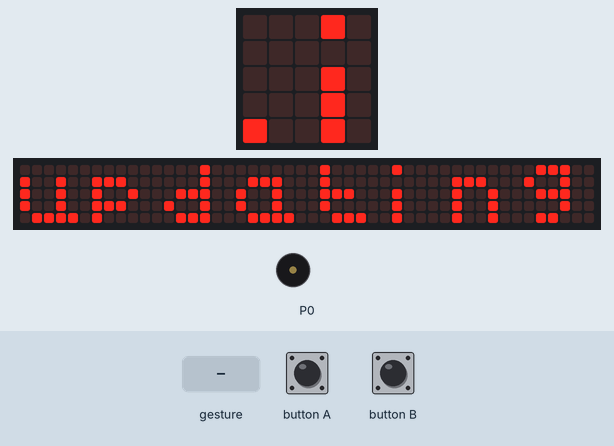
A program run on a simulated BBC micro:bit (MakeCode). On the bench: the board's 5×5 LED display, a strip that is not on the board, showing the scrolling text unrolled, buzzer (waves = sounding). Inputs (shaded band) come from the test bench. A tilt is held for 1.5 s and a shake lasts 1 s, then the board lies face up again; the 48×5 strip is a reading aid, not a part: it shows the text the display is scrolling, unrolled, one strip-width of it at a time.

Above: at 5.0 s.
5.1 s: button A pressed for 0.15 s
At 5.32 s:
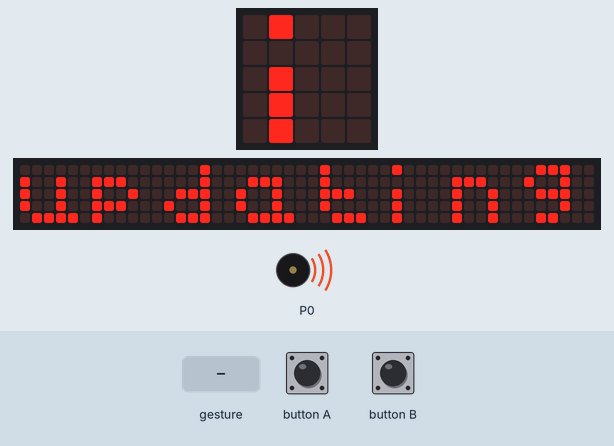
5.8 s: button B pressed for 0.15 s
At 6.07 s:
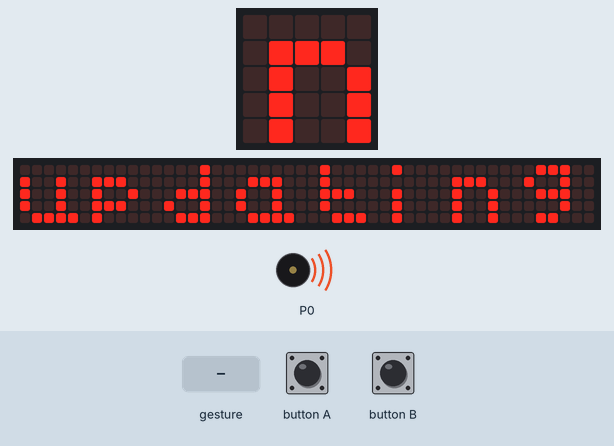
6.5 s: gesture 'shake'
At 25.7 s:
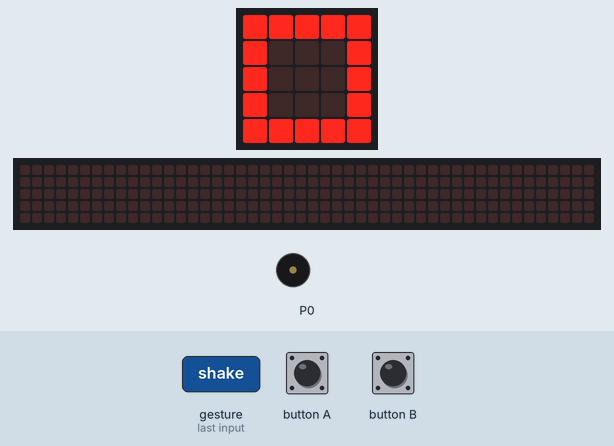
Timing chart, 0 to 27.4 s (numbered marks = the images above; inputs shaded):
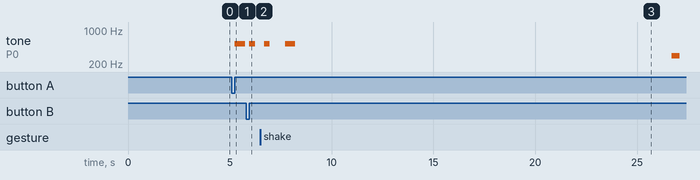

The program:

main.ts
```typescript
input.onButtonPressed(Button.A, function () {
    Alpha = 1
    music.play(music.stringPlayable("C5 - C5 - - - - - ", 120), music.PlaybackMode.UntilDone)
})
input.onButtonPressed(Button.B, function () {
    Alpha = 0
    music.play(music.stringPlayable("C5 - C5 - - - - - ", 120), music.PlaybackMode.UntilDone)
})
input.onGesture(Gesture.Shake, function () {
    if (Alpha == 0) {
        Alpha = 1
    } else {
        Alpha = 0
    }
    music.play(music.stringPlayable("C5 - C5 - - - - - ", 120), music.PlaybackMode.UntilDone)
})
let Alpha = 0
basic.showString("updating light fonction 0-1")
basic.showIcon(IconNames.Square)
basic.pause(100)
basic.showIcon(IconNames.Chessboard)
basic.pause(100)
basic.clearScreen()
basic.pause(100)
music.play(music.stringPlayable("D - F - A - C5 - ", 156), music.PlaybackMode.UntilDone)
basic.forever(function () {
    while (sonar.ping(
    DigitalPin.P1,
    DigitalPin.P2,
    PingUnit.Centimeters
    ) == Alpha) {
        basic.showLeds(`
            # # . # #
            # . . . #
            . . # . .
            # . . . #
            # # . # #
            `)
        basic.pause(100)
        basic.showLeds(`
            . # . # .
            # . . . #
            . . . . .
            # . . . #
            . # . # .
            `)
        basic.pause(100)
    }
    basic.showLeds(`
        # . . . .
        . . . . .
        . . . . .
        . . . . .
        . . . . .
        `)
})
```

test.ts
```typescript
// les tests vont ici ; cela ne sera pas compilé si ce paquet est utilisé en tant qu'extension.
```

Measured:
- after the input at 5.1 s, tone on P0: silent → 523 Hz after 0.15 s, → silent 0.50 s later
- after the input at 5.8 s, tone on P0: silent → 523 Hz after 0.15 s instead of 0.46 s
- what the display in image 3 shows lasts 0.7 s, from 25.2 s to 25.9 s
